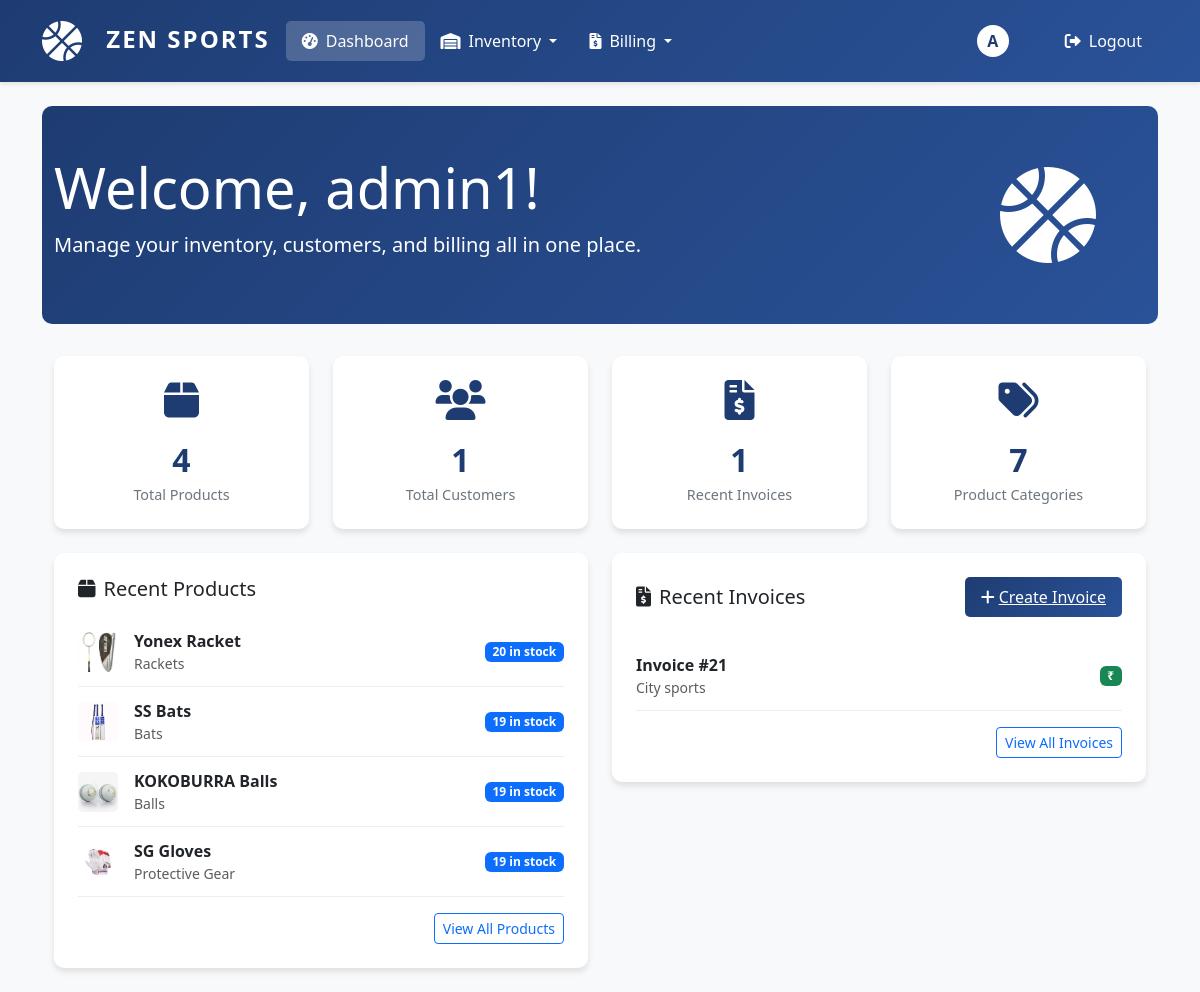
The app's page / (signed in) with its own data.
### inventory/models.py (models this page shows, shortened)
class Product(models.Model):
    name = models.CharField(max_length=200)
    category = models.ForeignKey(Category, on_delete=models.SET_NULL, null=True)
    sku = models.CharField(max_length=50, unique=True)
    description = models.TextField(blank=True)
    price = models.DecimalField(max_digits=10, decimal_places=2, validators=[MinValueValidator(0)])
    stock = models.IntegerField(default=0, validators=[MinValueValidator(0)])
    reorder_level = models.IntegerField(default=10, validators=[MinValueValidator(0)],
                                      help_text="Minimum stock level before reordering")
    image = models.ImageField(upload_to='products/', null=True, blank=True, default='products/default.png')
    created_at = models.DateTimeField(auto_now_add=True)
    updated_at = models.DateTimeField(auto_now=True)
    class Meta:
        ordering = ['name']

class Category(models.Model):
    name = models.CharField(max_length=100, unique=True)
    description = models.TextField(blank=True)
    created_at = models.DateTimeField(auto_now_add=True)
    updated_at = models.DateTimeField(auto_now=True)
    class Meta:
        verbose_name_plural = "Categories"
        ordering = ['name']

### billing/models.py (models this page shows, shortened)
class Invoice(models.Model):
    PAYMENT_STATUS_CHOICES = [
        ('PENDING', 'Pending'),
        ('PAID', 'Paid'),
        ('CANCELLED', 'Cancelled'),
    ]
    customer = models.ForeignKey(Customer, on_delete=models.PROTECT, related_name='invoices')
    invoice_number = models.CharField(max_length=50, unique=True)
    invoice_date = models.DateField()
    payment_status = models.CharField(max_length=20, choices=PAYMENT_STATUS_CHOICES, default='PENDING')
    subtotal = models.DecimalField(max_digits=10, decimal_places=2)
    tax = models.DecimalField(max_digits=10, decimal_places=2)
    discount = models.DecimalField(max_digits=10, decimal_places=2, default=0)
    total = models.DecimalField(max_digits=10, decimal_places=2)
    notes = models.TextField(blank=True)
    created_at = models.DateTimeField(auto_now_add=True)
    updated_at = models.DateTimeField(auto_now=True)

### customers/models.py (models this page shows, shortened)
class Customer(models.Model):
    name = models.CharField(max_length=200)
    email = models.EmailField(unique=True)
    phone = models.CharField(max_length=20)
    address = models.TextField()
    created_at = models.DateTimeField(auto_now_add=True)
    updated_at = models.DateTimeField(auto_now=True)

### erp/views.py (the view)
# urls.py: path('', views.dashboard, name='dashboard'),
@login_required
def dashboard(request):
    context = {
        'products': Product.objects.all().order_by('-created_at')[:5] if Product.objects.exists() else [],
        'low_stock_products': Product.objects.filter(stock__lte=F('reorder_level')) if Product.objects.exists() else [],
        'customers': Customer.objects.all().order_by('-created_at')[:5] if Customer.objects.exists() else [],
        'recent_invoices': Invoice.objects.all().order_by('-created_at')[:5] if Invoice.objects.exists() else [],
        'categories': Category.objects.all() if Category.objects.exists() else [],
    }
    return render(request, 'dashboard.html', context)

### templates/dashboard.html (shortened to what this page needs)
{% extends 'base.html' %}
{% load static %}
{% block content %}
<div class="hero-section">
    <div class="container">
        <div class="row align-items-center">
            <div class="col-md-8">
                <h1 class="display-4">Welcome, {{ request.user.username }}!</h1>
                <p class="lead">Manage your inventory, customers, and billing all in one place.</p>
            </div>
            <div class="col-md-4 text-end">
                <i class="fas fa-basketball-ball" style="padding-right: 50px;font-size:6rem; color:white;"></i>
            </div>
        </div>
    </div>
</div>
<div class="container">
    <div class="row mb-4">
        <div class="col-md-3">
            <div class="stat-card text-center">
                <i class="fas fa-box stat-icon"></i>
                <div class="stat-number">{{ products|length }}</div>
                <div class="stat-label">Total Products</div>
            </div>
        </div>
        <div class="col-md-3">
            <div class="stat-card text-center">
                <i class="fas fa-users stat-icon"></i>
                <div class="stat-number">{{ customers|length }}</div>
                <div class="stat-label">Total Customers</div>
            </div>
        </div>
        <div class="col-md-3">
            <div class="stat-card text-center">
                <i class="fas fa-file-invoice-dollar stat-icon"></i>
                <div class="stat-number">{{ recent_invoices|length }}</div>
                <div class="stat-label">Recent Invoices</div>
            </div>
        </div>
        <div class="col-md-3">
            <div class="stat-card text-center">
                <i class="fas fa-tags stat-icon"></i>
                <div class="stat-number">{{ categories|length }}</div>
                <div class="stat-label">Product Categories</div>
            </div>
        </div>
    </div>
    <div class="row">
        <div class="col-md-6 mb-4">
            <div class="recent-activity">
                <h5 class="mb-3"><i class="fas fa-box me-2"></i>Recent Products</h5>
                {% for product in products %}
                <div class="activity-item">
                    <div class="d-flex justify-content-between align-items-center">
                        <div class="d-flex align-items-center">
                            <img src="{{ product.image.url }}"
                                 alt="{{ product.name }}"
                                 class="product-image me-3"
                                 onerror="this.src='{% static 'img/default-product.png' %}'">
                            <div>
                                <strong>{{ product.name }}</strong>
                                <div class="text-muted small">{{ product.category.name }}</div>
                            </div>
                        </div>
                        <span class="badge bg-primary">{{ product.stock }} in stock</span>
                    </div>
                </div>
                {% empty %}
                <p class="text-muted">No recent products</p>
                {% endfor %}
                <div class="text-end mt-3">
                    <a href="{% url 'inventory:product_list' %}" class="btn btn-sm btn-outline-primary">View All Products</a>
                </div>
            </div>
        </div>
        <div class="col-md-6 mb-4">
            <div class="recent-activity">
                <div class="section-header">
                    <h5 class="mb-0"><i class="fas fa-file-invoice-dollar me-2"></i>Recent Invoices</h5>
                    <a href="{% url 'billing:create_invoice' %}" class="create-btn">
                        <i class="fas fa-plus me-1"></i>Create Invoice
                    </a>
                </div>
                {% for invoice in recent_invoices %}
                <div class="activity-item">
                    <div class="d-flex justify-content-between align-items-center">
                        <div>
                            <strong>Invoice #{{ invoice.id }}</strong>
                            <div class="text-muted small">{{ invoice.customer.name }}</div>
                        </div>
                        <span class="badge bg-success">₹{{ invoice.total_amount }}</span>
                    </div>
                </div>
                {% empty %}
                <p class="text-muted">No recent invoices</p>
                {% endfor %}
                <div class="text-end mt-3">
                    <a href="{% url 'billing:invoice_list' %}" class="btn btn-sm btn-outline-primary">View All Invoices</a>
                </div>
            </div>
        </div>
    </div>
</div>
{% endblock %}

### templates/base.html (shortened to what this page needs)
<!DOCTYPE html>
{% load static %}
<html lang="en">
<head>
    <link href="https://cdn.jsdelivr.net/npm/bootstrap@5.3.0/dist/css/bootstrap.min.css" rel="stylesheet">
    <link href="https://cdnjs.cloudflare.com/ajax/libs/font-awesome/6.0.0/css/all.min.css" rel="stylesheet">
    <link rel="stylesheet" href="https://cdn.datatables.net/1.13.6/css/jquery.dataTables.min.css">
</head>
<body>
    <nav class="navbar navbar-expand-lg">
        <div class="container">
            <a class="navbar-brand" href="{% if user.is_authenticated %}{% url 'dashboard' %}{% else %}#{% endif %}">
                <i class="fas fa-basketball-ball" style="font-size:2.5rem; color:white; vertical-align:middle;"></i>
                <span style="font-weight:bold; font-size:1.5rem; color:white; margin-left:10px; letter-spacing:2px;">ZEN SPORTS</span>
            </a>
            {% if user.is_authenticated %}
            <div class="collapse navbar-collapse" id="navbarNav">
                <ul class="navbar-nav me-auto">
                    <li class="nav-item">
                        <a class="nav-link {% if request.resolver_match.url_name == 'dashboard' %}active{% endif %}" href="{% url 'dashboard' %}">
                            <i class="fas fa-tachometer-alt"></i>Dashboard
                        </a>
                    </li>
                    <li class="nav-item dropdown">
                        <a class="nav-link dropdown-toggle" href="#" id="inventoryDropdown" role="button" data-bs-toggle="dropdown">
                            <i class="fas fa-warehouse"></i>Inventory
                        </a>
                    </li>
                    <li class="nav-item dropdown">
                        <a class="nav-link dropdown-toggle" href="#" id="billingDropdown" role="button" data-bs-toggle="dropdown">
                            <i class="fas fa-file-invoice-dollar"></i>Billing
                        </a>
                    </li>
                </ul>
                <div class="user-menu">
                    <a href="{% url 'users:profile' %}" class="nav-link p-0">
                        <span class="user-avatar">{{ request.user.username|first|upper }}</span>
                    </a>
                    <a class="nav-link" href="{% url 'logout' %}">
                        <i class="fas fa-sign-out-alt"></i>Logout
                    </a>
                </div>
            </div>
            {% endif %}
        </div>
    </nav>
    <div class="container mt-4">
        {% block content %}{% endblock %}
    </div>
</body>
</html>

### templates/base.html (style rules this page uses)
:root { --primary-color: #1e3c72; --secondary-color: #2a5298; }
body { background-color: #f8f9fa; }
.navbar { background: linear-gradient(135deg, var(--primary-color) 0%, var(--secondary-color) 100%); padding: 1rem 0; box-shadow: 0 2px 4px rgba(0, 0, 0, 0.1); }
.navbar-brand { color: white !important; font-weight: bold; font-size: 1.5rem; }
.navbar-brand i { margin-right: 0.5rem; }
.nav-link { color: #fff !important; padding: 0.5rem 1rem !important; border-radius: 5px; transition: all 0.3s ease; }
.nav-link.active { color: white !important; background-color: rgba(255, 255, 255, 0.2); }
.nav-link i { margin-right: 0.5rem; }
.user-menu { display: flex; align-items: center; gap: 1rem; }
.user-menu .nav-link { display: flex; align-items: center; }
.user-avatar { width: 32px; height: 32px; border-radius: 50%; background-color: white; display: flex; align-items: center; justify-content: center; color: var(--primary-color); font-weight: bold; margin-right: 0.5rem; transition: all 0.3s ease; cursor: pointer; }

### templates/dashboard.html (style rules this page uses)
.hero-section { background: linear-gradient(135deg, #1e3c72 0%, #2a5298 100%); color: white; padding: 3rem 0; margin-bottom: 2rem; border-radius: 10px; }
.stat-card { background: white; border-radius: 10px; padding: 1.5rem; box-shadow: 0 4px 6px rgba(0, 0, 0, 0.1); transition: transform 0.3s ease; }
.stat-icon { font-size: 2.5rem; margin-bottom: 1rem; color: #1e3c72; }
.stat-number { font-size: 2rem; font-weight: bold; color: #1e3c72; }
.stat-label { color: #6c757d; font-size: 0.9rem; }
.recent-activity { background: white; border-radius: 10px; padding: 1.5rem; box-shadow: 0 4px 6px rgba(0, 0, 0, 0.1); }
.activity-item { padding: 0.75rem 0; border-bottom: 1px solid #eee; }
.section-header { display: flex; justify-content: space-between; align-items: center; margin-bottom: 1.5rem; }
.create-btn { background: linear-gradient(135deg, #1e3c72 0%, #2a5298 100%); border: none; color: white; padding: 0.5rem 1rem; border-radius: 5px; transition: transform 0.3s ease; }
.product-image { width: 40px; height: 40px; object-fit: cover; border-radius: 5px; }

### records on screen
Product: image (picture), name "Yonex Racket", category.name "Rackets", stock "20"
Product: image (picture), name "SS Bats", category.name "Bats", stock "19"
Product: image (picture), name "KOKOBURRA Balls", category.name "Balls", stock "19"
Product: image (picture), name "SG Gloves", category.name "Protective Gear", stock "19"
Invoice: id "21", customer.name "City sports"

### other values on screen
{{ request.user.username|first|upper }} "A"
{{ request.user.username }} "admin1"
{{ products|length }} "4"
{{ customers|length }} "1"
{{ recent_invoices|length }} "1"
{{ categories|length }} "7"
